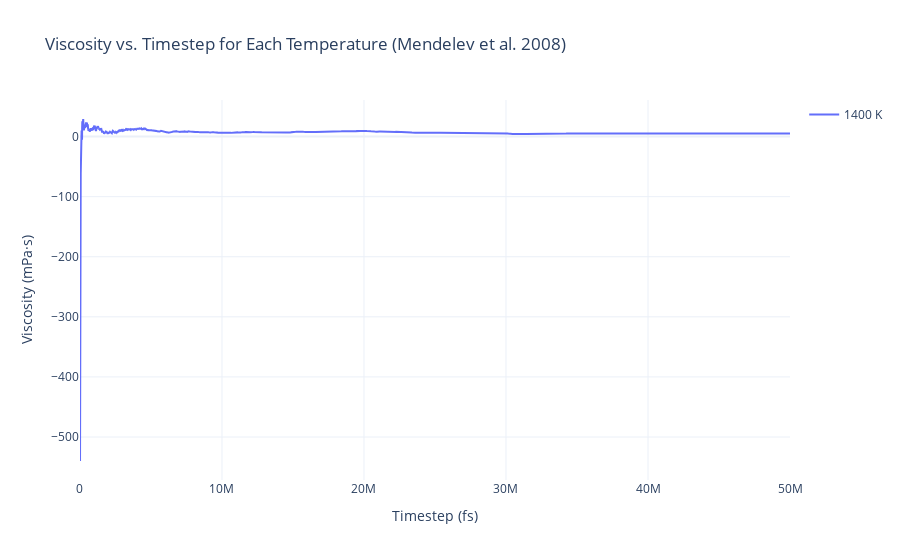

Here is the notebook cell this chart was saved with:
### Code cell
import numpy as np
import plotly.graph_objects as go

viscosity = []
temperatures = [1400]
xyrate_1_per_s = 1e8

#potential = "Cu1.eam.fs"
potential = "CuAgAuNiPdPtAlPbFeMoTaWMgCoTiZr_Zhou04.eam.alloy"
xyrate_str = "{:.0e}".format(xyrate_1_per_s).replace("+0", "").replace("+", "")
potential_str = potential.replace('.', '_') 

fig = go.Figure()

for temperature in temperatures:
    path = f"/ocean/projects/dmr190011p/nhew/lammps-workflows/workflows/viscosity/Cu/{potential_str}/x=1/{temperature}K/{xyrate_str}/"
    log_file = path + f'visc_run_avg_T{temperature}.txt'
    # Load data, skipping the first 2 header lines
    data = np.loadtxt(log_file, skiprows=2)
    timesteps = data[:, 0]
    viscosity = data[:, 1]
    fig.add_trace(go.Scatter(
        x=timesteps,
        y=viscosity,
        mode='lines',
        name=f'{temperature} K'
    ))

fig.update_layout(
    title='Viscosity vs. Timestep for Each Temperature (Mendelev et al. 2008)',
    xaxis_title='Timestep (fs)',
    yaxis_title='Viscosity (mPa·s)',
    template='plotly_white',
    showlegend=True
)
fig.show()

### Figure 1 — Plotly figure (JSON) as saved in the notebook; plotly's stock layout.template omitted (floating-point values rounded to 4 significant figures; data arrays with more than 128 entries replaced by an {"elided": "..."} marker saying what was removed)
{"data": [{"mode": "lines", "name": "1400 K", "type": "scatter", "x": {"elided": "50000 float values"}, "y": {"elided": "50000 float values"}}], "layout": {"showlegend": true, "title": {"text": "Viscosity vs. Timestep for Each Temperature (Mendelev et al. 2008)"}, "xaxis": {"title": {"text": "Timestep (fs)"}}, "yaxis": {"title": {"text": "Viscosity (mPa·s)"}}}}
